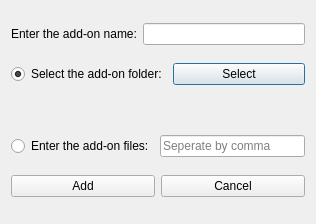
<?xml version="1.0" encoding="UTF-8"?>
<ui version="4.0">
 <class>AddDbDialog</class>
 <widget class="QDialog" name="AddDbDialog">
  <property name="geometry">
   <rect>
    <x>0</x>
    <y>0</y>
    <width>316</width>
    <height>224</height>
   </rect>
  </property>
  <property name="windowTitle">
   <string>Add an add-on</string>
  </property>
  <layout class="QVBoxLayout" name="verticalLayout">
   <item>
    <layout class="QHBoxLayout" name="nameLayout">
     <item>
      <widget class="QLabel" name="nameLabel">
       <property name="text">
        <string>Enter the add-on name:</string>
       </property>
      </widget>
     </item>
     <item>
      <widget class="QLineEdit" name="nameEdit"/>
     </item>
    </layout>
   </item>
   <item>
    <layout class="QHBoxLayout" name="folderLayout">
     <item>
      <widget class="QRadioButton" name="folderRadio">
       <property name="text">
        <string>Select the add-on folder:</string>
       </property>
       <property name="checked">
        <bool>true</bool>
       </property>
      </widget>
     </item>
     <item>
      <widget class="QPushButton" name="selectButton">
       <property name="text">
        <string>Select</string>
       </property>
      </widget>
     </item>
    </layout>
   </item>
   <item>
    <widget class="QLabel" name="folderLabel">
     <property name="sizePolicy">
      <sizepolicy hsizetype="Fixed" vsizetype="Fixed">
       <horstretch>0</horstretch>
       <verstretch>0</verstretch>
      </sizepolicy>
     </property>
     <property name="text">
      <string/>
     </property>
    </widget>
   </item>
   <item>
    <layout class="QHBoxLayout" name="filesLayout">
     <item>
      <widget class="QRadioButton" name="filesRadio">
       <property name="text">
        <string>Enter the add-on files:</string>
       </property>
      </widget>
     </item>
     <item>
      <widget class="QLineEdit" name="filesEdit">
       <property name="placeholderText">
        <string>Seperate by comma</string>
       </property>
      </widget>
     </item>
    </layout>
   </item>
   <item>
    <layout class="QHBoxLayout" name="buttonsLayout">
     <item>
      <widget class="QPushButton" name="addButton">
       <property name="text">
        <string>Add</string>
       </property>
      </widget>
     </item>
     <item>
      <widget class="QPushButton" name="cancelButton">
       <property name="text">
        <string>Cancel</string>
       </property>
      </widget>
     </item>
    </layout>
   </item>
  </layout>
 </widget>
 <resources/>
 <connections/>
</ui>
